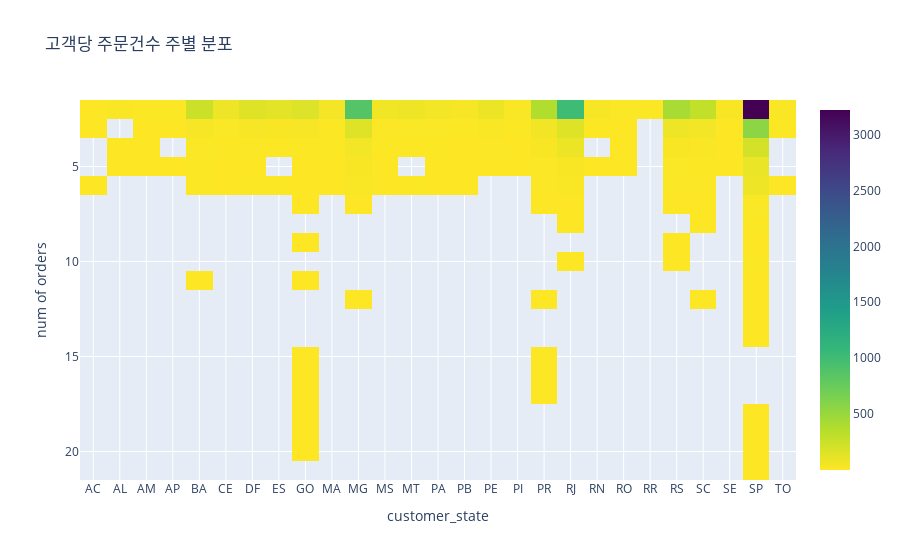

Here is the notebook cell this chart was saved with:
### Markdown cell above
- 주문 건당 매출액이 가장 높은 카테고리는 컴퓨터, 가전제품 등 전자제품이 높게 나타났다.
- 종합하면 olist의 고객은 health_beauty의 주문건수와 매출액이 높았다.

### Code cell
# 주별 주문 건수
df_4 = pd.pivot_table(data=df, index='customer_id', values='order_id', aggfunc='count')
df_4 = pd.merge(df_4, df[['customer_id', 'customer_state']], on='customer_id', how='left').drop_duplicates()
df_4 = df_4.rename(columns={'order_id':'num of orders'})

df_4_1 = pd.pivot_table(data=df_4, index='num of orders', columns='customer_state', values='customer_id', aggfunc='count')
df_4_1.sort_index(ascending=False, inplace=True)
df_4_1 = df_4_1.drop(1)

px.imshow(df_4_1, y=df_4_1.index.unique(),
       labels={"num of orders":"고객당 주문수","customer_state":"주"}, 
       title='고객당 주문건수 주별 분포', color_continuous_scale='Viridis_r')

### Figure 1 — Plotly figure (JSON) as saved in the notebook; plotly's stock layout.template omitted (floating-point values rounded to 4 significant figures; data arrays with more than 128 entries replaced by an {"elided": "..."} marker saying what was removed)
{"data": [{"coloraxis": "coloraxis", "hovertemplate": "customer_state: %{x}<br>num of orders: %{y}<br>color: %{z}<extra></extra>", "name": "0", "type": "heatmap", "x": ["AC", "AL", "AM", "AP", "BA", "CE", "DF", "ES", "GO", "MA", "MG", "MS", "MT", "PA", "PB", "PE", "PI", "PR", "RJ", "RN", "RO", "RR", "RS", "SC", "SE", "SP", "TO"], "xaxis": "x", "y": [21, 20, 15, 14, 13, 12, 11, 10, 9, 8, 7, 6, 5, 4, 3, 2], "yaxis": "y", "z": {"elided": "16x27 int values"}}], "layout": {"coloraxis": {"colorscale": [[0, "#fde725"], [0.1111, "#b5de2b"], [0.2222, "#6ece58"], [0.3333, "#35b779"], [0.4444, "#1f9e89"], [0.5556, "#26828e"], [0.6667, "#31688e"], [0.7778, "#3e4989"], [0.8889, "#482878"], [1, "#440154"]]}, "title": {"text": "고객당 주문건수 주별 분포"}, "xaxis": {"anchor": "y", "constrain": "domain", "domain": [0, 1], "scaleanchor": "y", "title": {"text": "customer_state"}}, "yaxis": {"anchor": "x", "autorange": "reversed", "constrain": "domain", "domain": [0, 1], "title": {"text": "num of orders"}}}}
